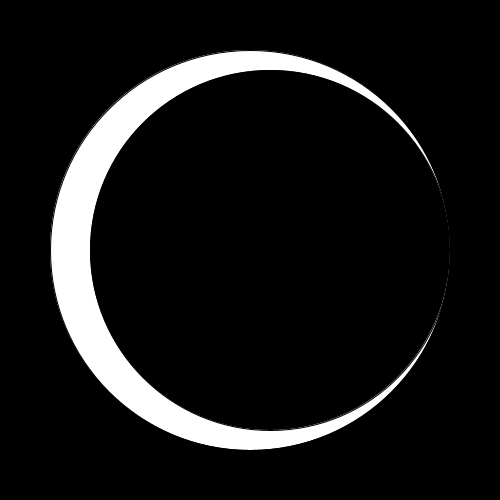
Frame 1 (no input)
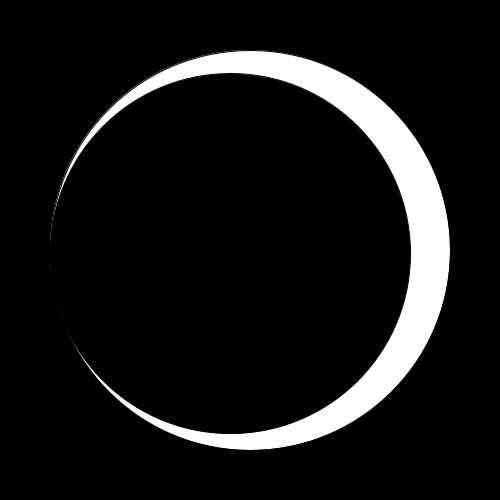
Frame 60 (the mouse pressed at the canvas centre just before this capture)
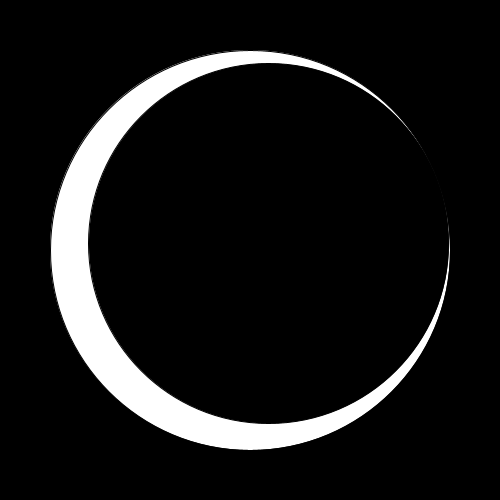
Frame 120 (the mouse held since frame 60 and released just before this capture)

The Processing sketch that drew these frames (run headless with seeded random() and noise(); from frame 60 on, the mouse is pressed at the canvas centre):

// Processing sketch: rotating_circle
// ── rotating_circle.pde

float angle = 0;
float orbitRadius = 200;
float circleRadius = 180;
float speed = 0.05;

void setup() {
  size(500, 500);
}

void draw() {
  background(0);

  translate(width / 2, height / 2);

  fill(255);
  ellipse(0, 0, orbitRadius * 2, orbitRadius * 2);

  float x = cos(angle) * (orbitRadius - circleRadius);
  float y = sin(angle) * (orbitRadius - circleRadius);

  fill(0);
  ellipse(x, y, circleRadius * 2, circleRadius * 2);

  angle += speed;
}
